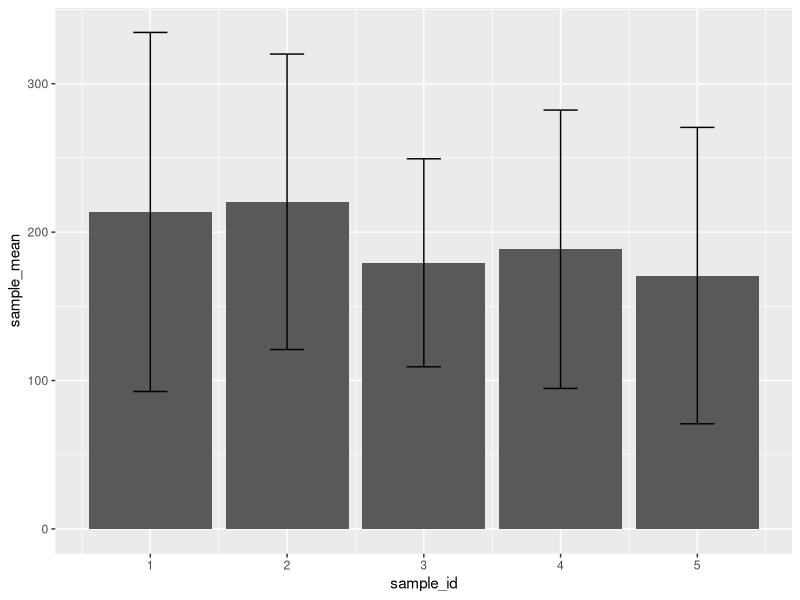

This figure's R source:
## ---- chunk 1
knitr::opts_chunk$set(warning = FALSE, message=FALSE)
## ---- chunk 2

library(tidyverse)

n_sample <- 5
n_obs <- 25
sample_draw <- rnorm(n_sample * n_obs, mean = 200, sd = 100)

df1 <- data.frame(sample_draw,
                  sample_id = rep(seq(n_sample), each = n_obs)) %>% 
  group_by(sample_id) %>% 
  summarise(sample_mean = mean(sample_draw),
            sample_sd = sd(sample_draw), .groups = "drop")

df1

df1 %>% 
  ggplot(aes(x = sample_id, y = sample_mean)) +
  geom_bar(stat = "identity") +
  geom_errorbar(aes(ymin = sample_mean - sample_sd,
                    ymax = sample_mean + sample_sd),
                width = .25)
## ---- chunk 3

# defining population parameters
pop_mean <- 10
pop_sd <- 5

# sample sizes
n_sample <- c(2, 5, 10, 50, 100)

# number of simulated draws
n_sims <- 10000

# sample estimates

sample_mean <- c() # mean for each sample
sample_sd <- c()   # sd for each sample
sim_sample <- c()  # vector storing all the simulated means
mean_average <- c() # mean average across for each simulation
se <- c()           # standard error from the mean

# running the simulations

for (j in seq(n_sample)) {
  for(i in seq(n_sims)) {
    sim_sample <- rnorm(n_sample[j], mean = pop_mean, sd = pop_sd)
    sample_mean[i] <- mean(sim_sample)
    sample_sd[i] <- sd(sim_sample)
  }
  mean_average[j] <- mean(sample_mean)
  se[j] <- sd(sample_mean)
}

# storing mean average for each sample size on a dataframe
sim_data <- data.frame(n_sample,
                       mean_average,
                       se)
sim_data

## ---- chunk 4

# defining population parameters
pop_mean <- 10
pop_sd <- 5

# sample sizes
n_sample <- c(2, 5, 10, 50, 100)

# creating a function for regular std deviation, which does divide by N,
# instead of N - 1

reg_sd <- function(x) {
  m = mean(x)
  var = (1/(length(x))) * sum((x - m)^2)
  stdev = sqrt(var)
  stdev
}

# Sample estimates

# number of simulated draws
n_sims <- 10000

regular_sd <- c() # storing the regular sd values
sample_sd <- c()  # storing the sample sd values
sim_sample <- c() # storing the simulated samples

avg_reg_sd <- c() # average regular sd
avg_smpl_sd <- c() # average sample sd


# running the simulations

for (j in seq(n_sample)) {
  for(i in seq(n_sims)) {
    sim_sample <- rnorm(n_sample[j], mean = pop_mean, sd = pop_sd)
    regular_sd[i] <- reg_sd(sim_sample)
    sample_sd[i] <- sd(sim_sample)
  }
  avg_reg_sd[j] <- mean(regular_sd)
  avg_smpl_sd[j] <- mean(sample_sd)
}

sim_data <- data.frame(n_sample,
                       avg_reg_sd,
                       diff_regsd = pop_sd - avg_reg_sd,
                       avg_smpl_sd,
                       diff_smpsd = pop_sd - avg_smpl_sd
                       )
sim_data

